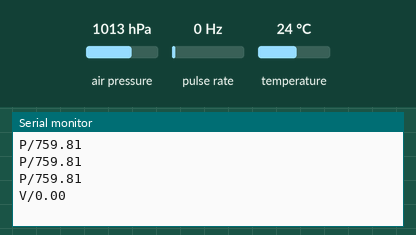
Simulated run of this sketch. Board: Arduino Uno, built with avr-gcc and run on an emulated ATmega328P. Shown: the last lines printed to the serial monitor. Wiring (inferred from the names in the program): pulse sensor: data pin 2. The inputs (shaded band) are chosen by the test bench; at power-on: air pressure 1013 hPa, pulse rate 0 Hz, temperature 24 °C.

Above: at 1.2 s.
1.3 s: air pressure set to 952 hPa
At 1.9 s:
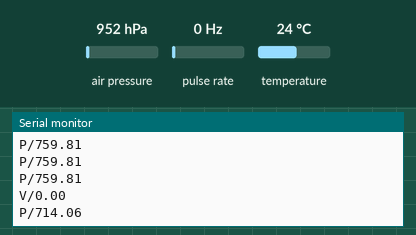
2.8 s: pulse rate (sensor on pin 2) set to 4 Hz
At 3.33 s:
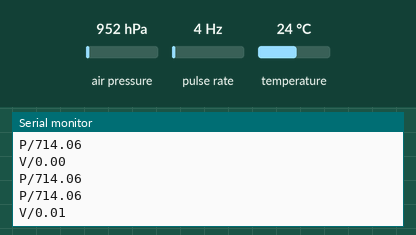
4.3 s: air pressure set to 975 hPa
At 4.34 s:
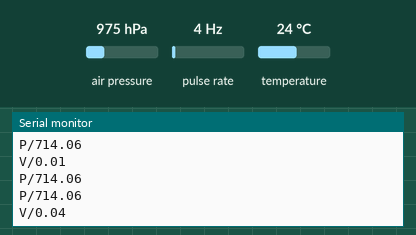
5.8 s: pulse rate (sensor on pin 2) set to 50 Hz
At 6.35 s:
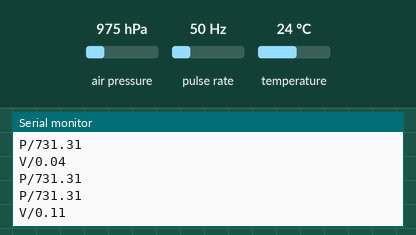
Timing chart, 0 to 8.3 s (numbered marks = the images above; inputs shaded):
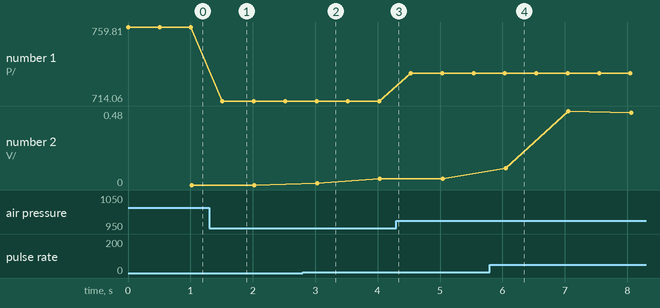

Measured:
- after the input at 1.3 s, the serial monitor: prints a new line after 0.21 s (image 1)
- after the input at 2.8 s, the serial monitor: prints a new line after 0.23 s (image 2)
- after the input at 5.8 s, the serial monitor: prints a new line after 0.25 s (image 4)
- plotted number 1: 759.81 → 714.06 after the input at 1.3 s, 714.06 → 731.31 after the input at 4.3 s
- plotted number 2: 0 → 0.04 after the input at 2.8 s, 0.04 → 0.47 after the input at 5.8 s

The sketch:

sketch_feb10a.ino
```cpp
#include <Wire.h>		// incluye libreria de bus I2C
#include <Adafruit_Sensor.h>	// incluye librerias para sensor BMP280
#include <Adafruit_BMP280.h>
const int sensorPin = 9;
int encoder_pin = 2;             //Pin 2, donde se conecta el encoder
unsigned int rpm = 0;           // Revoluciones por minuto calculadas.
float velocity = 0;                 //Velocidad en [Km/h]
volatile byte pulses = 0;       // Número de pulsos leidos por el Arduino en un segundo
unsigned long timeold = 0;  // Tiempo
unsigned int pulsesperturn = 20; // Número de muescas que tiene el disco del encoder.
const int wheel_diameter = 25;   // Diámetro de la rueda pequeña[mm]
static volatile unsigned long debounce = 0; // Tiempo del rebote.

Adafruit_BMP280 bmp;		// crea objeto con nombre bmp

float TEMPERATURA;		// variable para almacenar valor de temperatura
float PRESION, P0;		// variables para almacenar valor de presion atmosferica
				// y presion actual como referencia para altitud

void setup() {
  Serial.begin(9600);				// inicializa comunicacion serie a 9600 bps
  if ( !bmp.begin() ) {				// si falla la comunicacion con el sensor mostrar
    Serial.println("BMP280 no encontrado !");	// texto y detener flujo del programa
    while (1);					// mediante bucle infinito
  }
  pinMode(encoder_pin, INPUT); // Configuración del pin nº2
   attachInterrupt(0, counter, RISING); // Configuración de la interrupción 0, donde esta conectado.
   pulses = 0;
   rpm = 0;
   timeold = 0;
}						// en hectopascales para calculo de altitud relativa

void loop() {
  TEMPERATURA = bmp.readTemperature();		// almacena en variable el valor de temperatura
  PRESION = (bmp.readPressure()/101325)*760;		// almacena en variable el valor de presion divido
						// por 100 para covertirlo a hectopascales
  Serial.print("P/");			// muestra texto
  Serial.println(PRESION);			// muestra valor de la variable

  if (millis() - timeold >= 1000){  // Se actualiza cada segundo
      noInterrupts(); //Don't process interrupts during calculations // Desconectamos la interrupción para que no actué en esta parte del programa.
      rpm = (60 * 1000 / pulsesperturn )/ (millis() - timeold)* pulses; // Calculamos las revoluciones por minuto
      velocity = rpm * 3.1416 * wheel_diameter * 60 / 1000000; // Cálculo de la velocidad en [Km/h]
      timeold = millis(); // Almacenamos el tiempo actual.
      Serial.print("V/");
      Serial.println(velocity,2);
      pulses = 0;  // Inicializamos los pulsos.
      interrupts(); // Restart the interrupt processing // Reiniciamos la interrupción
   }

  delay(500);					// demora de 5 segundos entre lecturas
}

////Fin de programa principal //////////////////////////////////////////////////////////////////////////////////
///////////////////////////Función que cuenta los pulsos buenos ///////////////////////////////////////////
 void counter(){
  if(  digitalRead (encoder_pin) && (micros()-debounce > 500) && digitalRead (encoder_pin) ) {
// Vuelve a comprobar que el encoder envia una señal buena y luego comprueba que el tiempo es superior a 1000 microsegundos y vuelve a comprobar que la señal es correcta.
        debounce = micros(); // Almacena el tiempo para comprobar que no contamos el rebote que hay en la señal.
        pulses++;}  // Suma el pulso bueno que entra.
        else ; }
```
